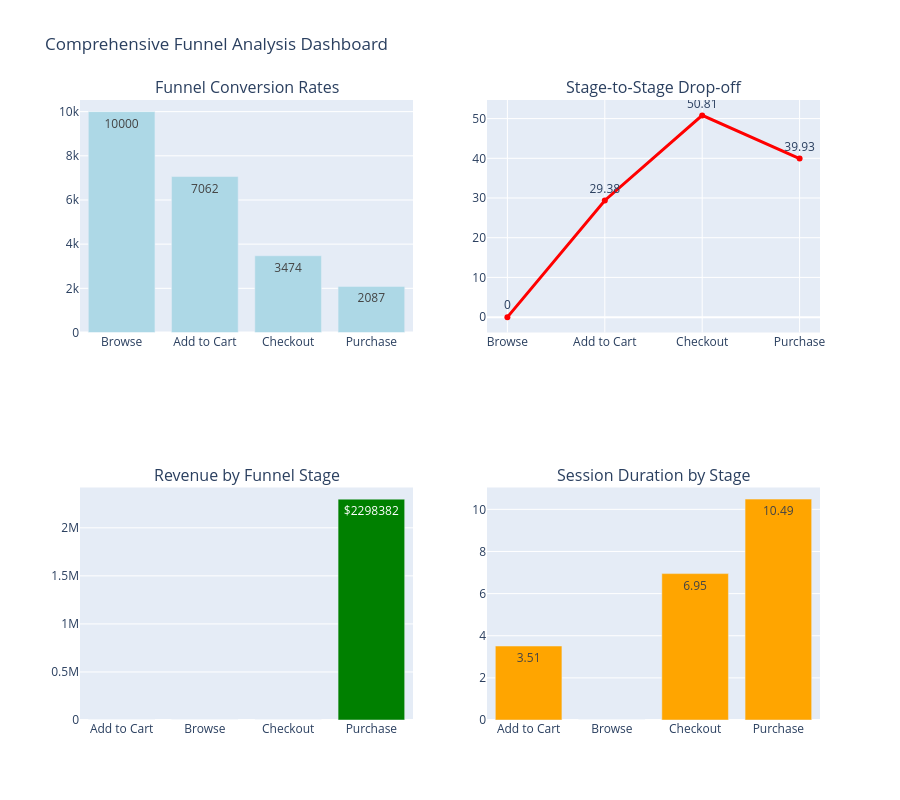

Notebook cell for this chart:
### Markdown cell above
**Visualization - Overall Funnel**

### Code cell
# Create comprehensive funnel visualization
fig = make_subplots(
    rows=2, cols=2,
    subplot_titles=('Funnel Conversion Rates', 'Stage-to-Stage Drop-off',
                    'Revenue by Funnel Stage', 'Session Duration by Stage'),
    specs=[[{'secondary_y': False}, {'secondary_y': False}],
           [{'secondary_y': False}, {'secondary_y': False}]]
)

# Funnel conversion rates
fig.add_trace(
    go.Bar(x=funnel_df['Stage'], y=funnel_df['Sessions'],
           text=funnel_df['Sessions'], textposition='auto',
           name='Sessions', marker_color='lightblue'),
    row=1, col=1
)

# Drop-off rates
fig.add_trace(
    go.Scatter(x=funnel_df['Stage'], y=funnel_df['Drop_Off_Rate'],
               mode='lines+markers+text', text=funnel_df['Drop_Off_Rate'],
               textposition='top center', name='Drop-off Rate (%)',
               line=dict(color='red', width=3)),
    row=1, col=2, secondary_y=False
)

# Revenue by stage
revenue_by_stage = session_summary.groupby('Max_Funnel_Stage')['Revenue'].sum().reset_index()
fig.add_trace(
    go.Bar(x=revenue_by_stage['Max_Funnel_Stage'], y=revenue_by_stage['Revenue'],
           text=[f'${x:.0f}' for x in revenue_by_stage['Revenue']],
           textposition='auto', name='Revenue', marker_color='green'),
    row=2, col=1
)

# Session duration by stage
duration_by_stage = session_summary.groupby('Max_Funnel_Stage')['Session_Duration_Min'].mean().reset_index()
fig.add_trace(
    go.Bar(x=duration_by_stage['Max_Funnel_Stage'], y=duration_by_stage['Session_Duration_Min'],
           text=duration_by_stage['Session_Duration_Min'].round(2),
           textposition='auto', name='Avg Session Duration (min)',
           marker_color='orange'),
    row=2, col=2
)

# Layout settings
fig.update_layout(height=800, title_text="Comprehensive Funnel Analysis Dashboard", showlegend=False)
fig.show()

### Figure 1 — Plotly figure (JSON) as saved in the notebook; plotly's stock layout.template omitted (floating-point values rounded to 4 significant figures)
{"data": [{"marker": {"color": "lightblue"}, "name": "Sessions", "text": [10000.0, 7062.0, 3474.0, 2087.0], "textposition": "auto", "type": "bar", "x": ["Browse", "Add to Cart", "Checkout", "Purchase"], "xaxis": "x", "y": [10000, 7062, 3474, 2087], "yaxis": "y"}, {"line": {"color": "red", "width": 3}, "mode": "lines+markers+text", "name": "Drop-off Rate (%)", "text": [0.0, 29.38, 50.81, 39.93], "textposition": "top center", "type": "scatter", "x": ["Browse", "Add to Cart", "Checkout", "Purchase"], "xaxis": "x2", "y": [0.0, 29.38, 50.81, 39.93], "yaxis": "y2"}, {"marker": {"color": "green"}, "name": "Revenue", "text": ["$0", "$0", "$0", "$2298382"], "textposition": "auto", "type": "bar", "x": ["Add to Cart", "Browse", "Checkout", "Purchase"], "xaxis": "x3", "y": [0.0, 0.0, 0.0, 2298000.0], "yaxis": "y3"}, {"marker": {"color": "orange"}, "name": "Avg Session Duration (min)", "text": [3.51, 0.0, 6.95, 10.49], "textposition": "auto", "type": "bar", "x": ["Add to Cart", "Browse", "Checkout", "Purchase"], "xaxis": "x4", "y": [3.511, 0.0, 6.95, 10.49], "yaxis": "y4"}], "layout": {"annotations": [{"font": {"size": 16}, "showarrow": false, "text": "Funnel Conversion Rates", "x": 0.225, "xanchor": "center", "xref": "paper", "y": 1, "yanchor": "bottom", "yref": "paper"}, {"font": {"size": 16}, "showarrow": false, "text": "Stage-to-Stage Drop-off", "x": 0.775, "xanchor": "center", "xref": "paper", "y": 1, "yanchor": "bottom", "yref": "paper"}, {"font": {"size": 16}, "showarrow": false, "text": "Revenue by Funnel Stage", "x": 0.225, "xanchor": "center", "xref": "paper", "y": 0.375, "yanchor": "bottom", "yref": "paper"}, {"font": {"size": 16}, "showarrow": false, "text": "Session Duration by Stage", "x": 0.775, "xanchor": "center", "xref": "paper", "y": 0.375, "yanchor": "bottom", "yref": "paper"}], "height": 800, "showlegend": false, "title": {"text": "Comprehensive Funnel Analysis Dashboard"}, "xaxis": {"anchor": "y", "domain": [0, 0.45]}, "xaxis2": {"anchor": "y2", "domain": [0.55, 1]}, "xaxis3": {"anchor": "y3", "domain": [0, 0.45]}, "xaxis4": {"anchor": "y4", "domain": [0.55, 1]}, "yaxis": {"anchor": "x", "domain": [0.625, 1]}, "yaxis2": {"anchor": "x2", "domain": [0.625, 1]}, "yaxis3": {"anchor": "x3", "domain": [0, 0.375]}, "yaxis4": {"anchor": "x4", "domain": [0, 0.375]}}}
